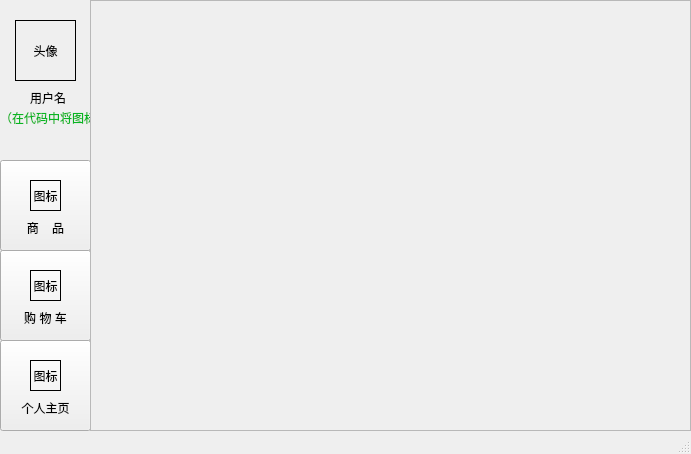
<?xml version="1.0" encoding="UTF-8"?>
<ui version="4.0">
 <class>Homepage</class>
 <widget class="QMainWindow" name="Homepage">
  <property name="geometry">
   <rect>
    <x>0</x>
    <y>0</y>
    <width>691</width>
    <height>454</height>
   </rect>
  </property>
  <property name="windowTitle">
   <string>MainWindow</string>
  </property>
  <widget class="QWidget" name="centralwidget">
   <widget class="QLabel" name="label_trolley_ico">
    <property name="geometry">
     <rect>
      <x>30</x>
      <y>270</y>
      <width>31</width>
      <height>31</height>
     </rect>
    </property>
    <property name="styleSheet">
     <string notr="true">border-color: rgb(0, 0, 0);</string>
    </property>
    <property name="frameShape">
     <enum>QFrame::Panel</enum>
    </property>
    <property name="text">
     <string>图标</string>
    </property>
    <property name="alignment">
     <set>Qt::AlignCenter</set>
    </property>
   </widget>
   <widget class="QPushButton" name="pushButton_3">
    <property name="geometry">
     <rect>
      <x>0</x>
      <y>340</y>
      <width>91</width>
      <height>91</height>
     </rect>
    </property>
    <property name="cursor">
     <cursorShape>PointingHandCursor</cursorShape>
    </property>
    <property name="text">
     <string/>
    </property>
   </widget>
   <widget class="QLabel" name="label_usr_ico">
    <property name="geometry">
     <rect>
      <x>30</x>
      <y>360</y>
      <width>31</width>
      <height>31</height>
     </rect>
    </property>
    <property name="styleSheet">
     <string notr="true">border-color: rgb(0, 0, 0);</string>
    </property>
    <property name="frameShape">
     <enum>QFrame::Panel</enum>
    </property>
    <property name="text">
     <string>图标</string>
    </property>
    <property name="alignment">
     <set>Qt::AlignCenter</set>
    </property>
   </widget>
   <widget class="QPushButton" name="pushButton">
    <property name="geometry">
     <rect>
      <x>0</x>
      <y>160</y>
      <width>91</width>
      <height>91</height>
     </rect>
    </property>
    <property name="cursor">
     <cursorShape>PointingHandCursor</cursorShape>
    </property>
    <property name="text">
     <string/>
    </property>
   </widget>
   <widget class="QLabel" name="label__goods_ico">
    <property name="geometry">
     <rect>
      <x>30</x>
      <y>180</y>
      <width>31</width>
      <height>31</height>
     </rect>
    </property>
    <property name="styleSheet">
     <string notr="true">border-color: rgb(0, 0, 0);</string>
    </property>
    <property name="frameShape">
     <enum>QFrame::Panel</enum>
    </property>
    <property name="text">
     <string>图标</string>
    </property>
    <property name="alignment">
     <set>Qt::AlignCenter</set>
    </property>
   </widget>
   <widget class="QLabel" name="label_7">
    <property name="geometry">
     <rect>
      <x>0</x>
      <y>110</y>
      <width>191</width>
      <height>16</height>
     </rect>
    </property>
    <property name="styleSheet">
     <string notr="true">color: rgb(8, 181, 34);</string>
    </property>
    <property name="text">
     <string>（在代码中将图标、文字嵌入按钮）</string>
    </property>
   </widget>
   <widget class="QLabel" name="label_head">
    <property name="geometry">
     <rect>
      <x>15</x>
      <y>20</y>
      <width>61</width>
      <height>61</height>
     </rect>
    </property>
    <property name="styleSheet">
     <string notr="true">border-color: rgb(0, 0, 0);</string>
    </property>
    <property name="frameShape">
     <enum>QFrame::Panel</enum>
    </property>
    <property name="text">
     <string>头像</string>
    </property>
    <property name="alignment">
     <set>Qt::AlignCenter</set>
    </property>
   </widget>
   <widget class="QLabel" name="label_2">
    <property name="geometry">
     <rect>
      <x>30</x>
      <y>90</y>
      <width>41</width>
      <height>16</height>
     </rect>
    </property>
    <property name="text">
     <string>用户名</string>
    </property>
   </widget>
   <widget class="QPushButton" name="pushButton_2">
    <property name="geometry">
     <rect>
      <x>0</x>
      <y>250</y>
      <width>91</width>
      <height>91</height>
     </rect>
    </property>
    <property name="cursor">
     <cursorShape>PointingHandCursor</cursorShape>
    </property>
    <property name="text">
     <string/>
    </property>
   </widget>
   <widget class="QLabel" name="label_goods_txt">
    <property name="geometry">
     <rect>
      <x>20</x>
      <y>220</y>
      <width>51</width>
      <height>16</height>
     </rect>
    </property>
    <property name="text">
     <string>商    品</string>
    </property>
    <property name="alignment">
     <set>Qt::AlignCenter</set>
    </property>
   </widget>
   <widget class="QLabel" name="label_trolley_txt">
    <property name="geometry">
     <rect>
      <x>20</x>
      <y>310</y>
      <width>51</width>
      <height>16</height>
     </rect>
    </property>
    <property name="text">
     <string>购 物 车</string>
    </property>
    <property name="alignment">
     <set>Qt::AlignCenter</set>
    </property>
   </widget>
   <widget class="QLabel" name="label_usr_txt">
    <property name="geometry">
     <rect>
      <x>20</x>
      <y>400</y>
      <width>51</width>
      <height>16</height>
     </rect>
    </property>
    <property name="text">
     <string>个人主页</string>
    </property>
    <property name="alignment">
     <set>Qt::AlignCenter</set>
    </property>
   </widget>
   <widget class="QScrollArea" name="scrollArea">
    <property name="geometry">
     <rect>
      <x>90</x>
      <y>0</y>
      <width>601</width>
      <height>431</height>
     </rect>
    </property>
    <property name="widgetResizable">
     <bool>true</bool>
    </property>
    <widget class="QWidget" name="scrollAreaWidgetContents">
     <property name="geometry">
      <rect>
       <x>0</x>
       <y>0</y>
       <width>599</width>
       <height>429</height>
      </rect>
     </property>
    </widget>
   </widget>
   <zorder>pushButton_3</zorder>
   <zorder>pushButton_2</zorder>
   <zorder>pushButton</zorder>
   <zorder>label_trolley_ico</zorder>
   <zorder>label_usr_ico</zorder>
   <zorder>label__goods_ico</zorder>
   <zorder>label_7</zorder>
   <zorder>label_head</zorder>
   <zorder>label_2</zorder>
   <zorder>label_goods_txt</zorder>
   <zorder>label_trolley_txt</zorder>
   <zorder>label_usr_txt</zorder>
   <zorder>scrollArea</zorder>
  </widget>
  <widget class="QMenuBar" name="menubar">
   <property name="geometry">
    <rect>
     <x>0</x>
     <y>0</y>
     <width>691</width>
     <height>21</height>
    </rect>
   </property>
  </widget>
  <widget class="QStatusBar" name="statusbar"/>
 </widget>
 <resources/>
 <connections/>
</ui>
